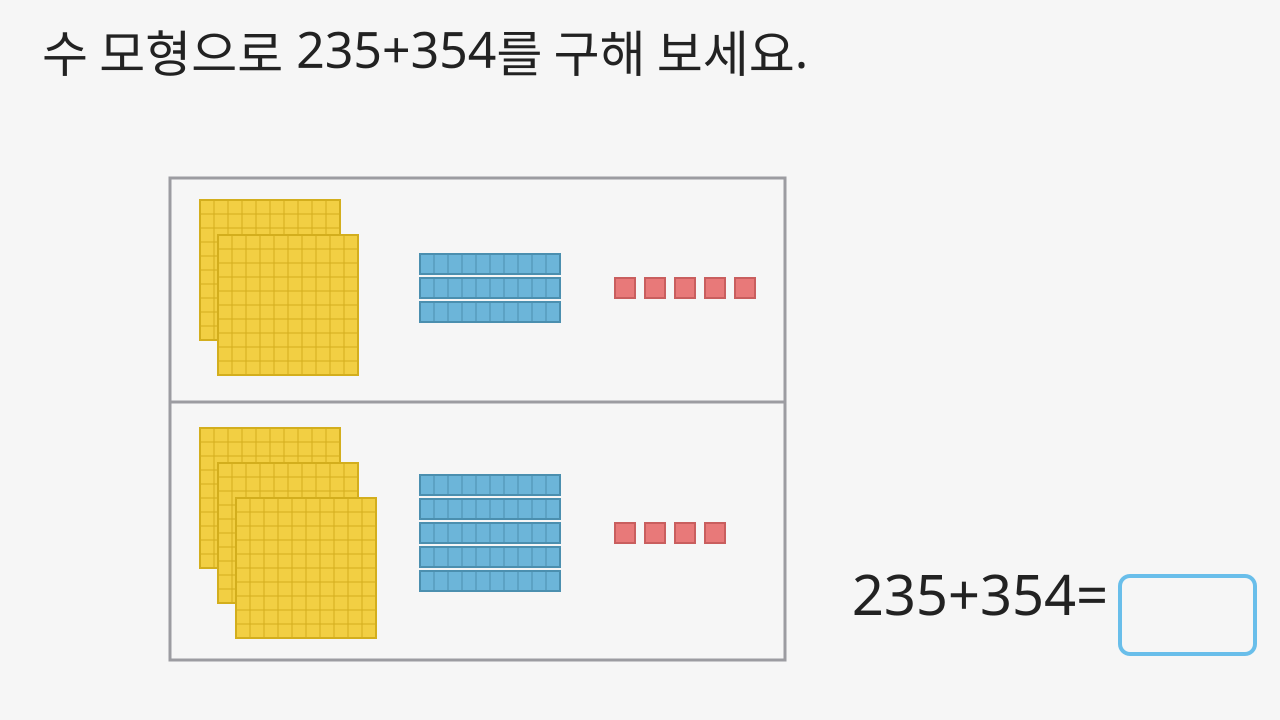

Write the Python code that produced this figure.
import sys
import pathlib

def find_project_root(start_path: pathlib.Path) -> pathlib.Path:
    curr = start_path.resolve()
    while curr.parent != curr:
        if (curr / "src").exists():
            return curr
        curr = curr.parent
    return start_path.resolve()

PROJECT_ROOT = find_project_root(pathlib.Path(__file__).resolve().parent)
if str(PROJECT_ROOT / "src") not in sys.path:
    sys.path.insert(0, str(PROJECT_ROOT / "src"))
if str(PROJECT_ROOT / "sample_data" / "problems") not in sys.path:
    sys.path.insert(0, str(PROJECT_ROOT / "sample_data" / "problems"))

from modu_semantic import Line, Problem, Rect, Region, Text, Path as RenderPath

ANSWER_LABEL_STYLE = {
    "use_answer_label": True,
    "answer_label_x": 980,
    "answer_label_y": 520,
    "answer_label_font_size": 44,
    "answer_label_anchor": "start",
    "answer_label_baseline": "hanging",
    "answer_label_prefix": "Answer: ",
}

# 레이아웃 상수
CANVAS_W = 1280
CANVAS_H = 720

INSTRUCTION_X = 42
INSTRUCTION_Y = 72

MODEL_BOX_X = 170
MODEL_BOX_Y = 178
MODEL_BOX_W = 615
MODEL_BOX_H = 482
MODEL_DIVIDER_Y = 402

EQUATION_X = 980
EQUATION_Y = 615
ANSWER_BLANK_X = 1120
ANSWER_BLANK_Y = 576
ANSWER_BLANK_W = 135
ANSWER_BLANK_H = 78

TOP_ROW = {
    "hundreds": 2,
    "tens": 3,
    "ones": 5,
    "hundred_base_x": 200,
    "hundred_base_y": 200,
    "ten_base_x": 420,
    "ten_base_y": 254,
    "one_base_x": 615,
    "one_base_y": 278,
}

BOTTOM_ROW = {
    "hundreds": 3,
    "tens": 5,
    "ones": 4,
    "hundred_base_x": 200,
    "hundred_base_y": 428,
    "ten_base_x": 420,
    "ten_base_y": 475,
    "one_base_x": 615,
    "one_base_y": 523,
}


def _add_hundred_block(root: Region, *, block_id: str, x: float, y: float) -> None:
    root.add(
        Rect(
            id=block_id,
            x=x,
            y=y,
            width=140,
            height=140,
            fill="#F2CF43",
            stroke="#D3AE1D",
            stroke_width=2,
            semantic_role="hundred_block",
        )
    )
    # Draw grid as a single path to keep JSON concise
    v_lines = " ".join([f"M {x + 14 * i} {y} V {y + 140}" for i in range(1, 10)])
    h_lines = " ".join([f"M {x} {y + 14 * i} H {x + 140}" for i in range(1, 10)])
    root.add(
        RenderPath(
            id=f"{block_id}_grid",
            d=f"{v_lines} {h_lines}",
            stroke="#D3AE1D",
            stroke_width=1,
            semantic_role="grid_lines",
        )
    )


def _add_ten_rod(root: Region, *, rod_id: str, x: float, y: float) -> None:
    root.add(
        Rect(
            id=rod_id,
            x=x,
            y=y,
            width=140,
            height=20,
            fill="#6CB5D9",
            stroke="#4B8FAF",
            stroke_width=2,
            semantic_role="ten_block",
        )
    )
    # Draw grid as a single path
    v_lines = " ".join([f"M {x + 14 * i} {y} V {y + 20}" for i in range(1, 10)])
    root.add(
        RenderPath(
            id=f"{rod_id}_grid",
            d=v_lines,
            stroke="#4B8FAF",
            stroke_width=1,
            semantic_role="grid_lines",
        )
    )


def _add_one_unit(root: Region, *, unit_id: str, x: float, y: float) -> None:
    root.add(
        Rect(
            id=unit_id,
            x=x,
            y=y,
            width=20,
            height=20,
            fill="#E87979",
            stroke="#C95E5E",
            stroke_width=2,
            semantic_role="one_block",
        )
    )


def _add_base_ten_row(
    root: Region,
    *,
    prefix: str,
    hundreds: int,
    tens: int,
    ones: int,
    hundred_base_x: float,
    hundred_base_y: float,
    ten_base_x: float,
    ten_base_y: float,
    one_base_x: float,
    one_base_y: float,
) -> None:
    for i in range(hundreds):
        _add_hundred_block(
            root,
            block_id=f"{prefix}_{i}_hundred",
            x=hundred_base_x + (18 * i),
            y=hundred_base_y + (35 * i),
        )

    for i in range(tens):
        _add_ten_rod(
            root,
            rod_id=f"{prefix}_ten_{i}_ten",
            x=ten_base_x,
            y=ten_base_y + (24 * i),
        )

    for i in range(ones):
        _add_one_unit(
            root,
            unit_id=f"{prefix}_one_{i}_one",
            x=one_base_x + (30 * i),
            y=one_base_y,
        )


# 레이아웃 상수
def build() -> Problem:
    p = Problem(width=CANVAS_W, height=CANVAS_H, problem_id="0003", problem_type="base_ten_block_addition")
    root = Region(id="problem_root", x=0, y=0, width=CANVAS_W, height=CANVAS_H, visible_debug=False)

    root.add(
        Text(
            id="instruction",
            x=INSTRUCTION_X,
            y=INSTRUCTION_Y,
            text="수 모형으로 235+354를 구해 보세요.",
            font_size=50,
            font_family="Malgun Gothic",
            anchor="start",
            fill="#222222",
            semantic_role="instruction",
        )
    )

    root.add(
        Rect(
            id="model_box",
            x=MODEL_BOX_X,
            y=MODEL_BOX_Y,
            width=MODEL_BOX_W,
            height=MODEL_BOX_H,
            fill="none",
            stroke="#9C9CA1",
            stroke_width=3,
            semantic_role="container",
        )
    )
    root.add(
        Line(
            id="model_divider",
            x1=MODEL_BOX_X,
            y1=MODEL_DIVIDER_Y,
            x2=MODEL_BOX_X + MODEL_BOX_W,
            y2=MODEL_DIVIDER_Y,
            stroke="#9C9CA1",
            stroke_width=3,
            semantic_role="row_divider",
        )
    )

    root.add(
        Text(
            id="equation_text",
            x=EQUATION_X,
            y=EQUATION_Y,
            text="235+354=",
            font_size=56,
            font_family="Malgun Gothic",
            anchor="middle",
            fill="#222222",
            semantic_role="equation",
        )
    )
    root.add(
        Rect(
            id="answer_blank",
            x=ANSWER_BLANK_X,
            y=ANSWER_BLANK_Y,
            width=ANSWER_BLANK_W,
            height=ANSWER_BLANK_H,
            rx=10,
            fill="none",
            stroke="#69BEEA",
            stroke_width=4,
            semantic_role="answer_blank",
        )
    )

    _add_base_ten_row(root, prefix="top", **TOP_ROW)
    _add_base_ten_row(root, prefix="bottom", **BOTTOM_ROW)

    p.add(root)
    return p


if __name__ == "__main__":
    current_dir = pathlib.Path(__file__).resolve().parent
    p = build()
    out_prefix = current_dir / "0003"
    p.save(out_prefix)
    print(f"[0003] generated artifacts at {current_dir}")
